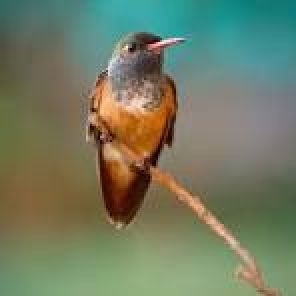
#> input picture Project/Spark.jpg, 148 x 148 px, found by its file name (shown 2 times larger)
$ python rotate.py
#> lines starting #> are read from the running program, lines starting #| are printed output that depends on the picture
import cv2

def rotate(image):
    rows,cols = image.shape[:2]
    M = cv2.getRotationMatrix2D((cols/2,rows/2),90,1) # rotation ceter , angle,
    dst = cv2.warpAffine(image,M,(cols,rows))
    return dst


image = cv2.imread("Project/Spark.jpg")
#> image is the input picture: shape (148, 148, 3); mean B, G, R 99.6, 124.2, 114.1
height = 476
width = 476
dim = (width,height)
image = cv2.resize(image, dim, interpolation=cv2.INTER_AREA)
#> image: shape (476, 476, 3)
print("Image Dimensions",image.shape[:2])
#| Image Dimensions (476, 476)

while(1):
    image = rotate(image)
#> in rotate, `dst = cv2.warpAffine(image,M,(cols,rows))`:
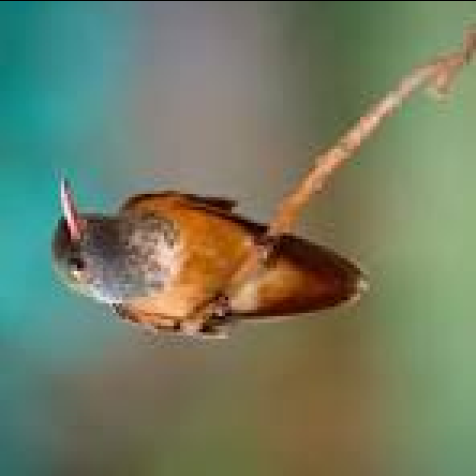
#> dst: shape (476, 476, 3); mean B, G, R 99.4, 124, 113.9
    cv2.imshow("Rotate",image)
    key = cv2.waitKey(500)
#> (key q is pressed here)
    if(key & 0xFF == ord('q')):
        cv2.destroyAllWindows()
        break
